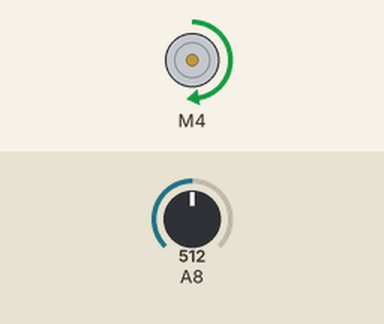
Simulated run of this sketch. Board: Arduino Mega 2560, built with avr-gcc and run on an emulated ATmega2560. Shown: DC motor (green arrow = forward, orange = backward, longer = faster). The inputs (shaded band) are chosen by the test bench; at power-on: A8 = 512.

Above: at 2.2 s.
2.3 s: A8 set to 716
At 2.7 s:
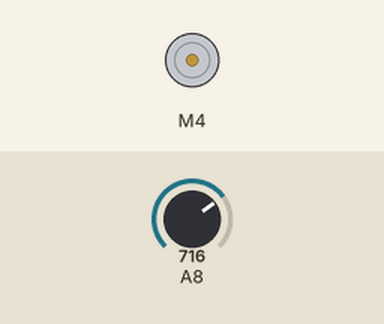
6.4 s: A8 set to 900
At 6.42 s:
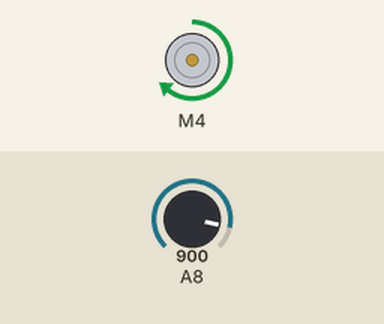
10.6 s: A8 set to 1023
At 10.63 s:
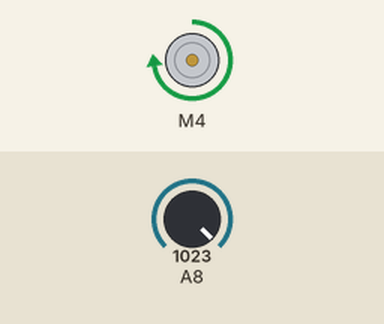
14.8 s: A8 set to 306
19.0 s: A8 set to 122
Timing chart, 0 to 24.2 s (numbered marks = the images above; inputs shaded):
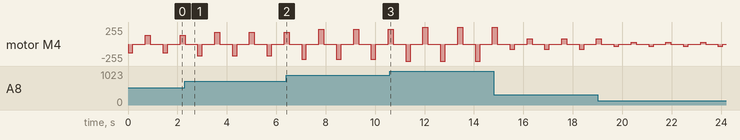

Measured:
- by itself, motor M4: repeats every 1.4 s: backward 30/255 0.20 s, stopped 0.50 s, forward 30/255 0.20 s, stopped 0.50 s

The sketch:

exemplo-motor-dc.ino
```cpp
#include <AFMotor.h>

AF_DCMotor motor2(4);
const int botaoEsquerda = 24;
const int botaoDireita = 25;
int botaoDireitaEstado = 0;
int botaoEsquerdaEstado = 0;
int potencia = 0;


void setup()
{
  Serial.begin(9600);
  pinMode (botaoEsquerda, INPUT);
  pinMode (botaoDireitaEstado, INPUT);
}

void loop()
{
   //movimentoManual();
   movimentoAutomatico();
}


void movimentoAutomatico() {

    potencia = analogRead(A8);

    motor2.setSpeed(potencia/4);
    motor2.run(BACKWARD);
    delay(201);
    motor2.run(RELEASE);

    delay(500);

    motor2.setSpeed(potencia/4);
    motor2.run(FORWARD);
    delay(202);
    motor2.run(RELEASE);

    delay(501);
}

void movimentoManual() {
  potencia = analogRead(A8);
  Serial.println(potencia / 4);
  botaoEsquerdaEstado = digitalRead(botaoEsquerda);
  botaoDireitaEstado = digitalRead(botaoDireita);

  if (botaoEsquerdaEstado == HIGH) {
    motor2.setSpeed(potencia / 4);
    motor2.run(BACKWARD);
  } else if (botaoDireitaEstado == HIGH) {
    motor2.setSpeed(potencia / 4);
    motor2.run(FORWARD);
  } else {
    motor2.run(RELEASE);
  }
}
```
